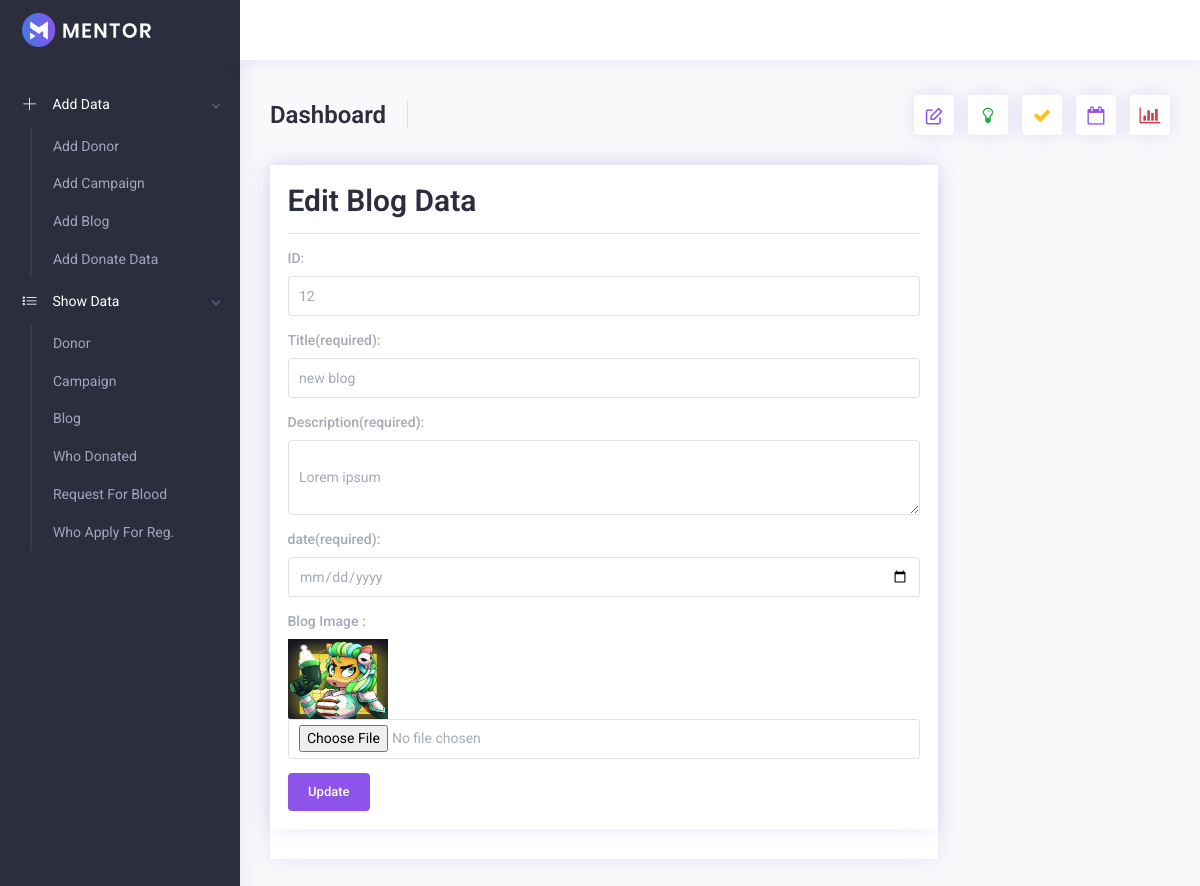
The page /admin/blog/edit.php?id=12 on the database its author committed.
### tables this page shows
CREATE TABLE `blog` (
  `id` int(11) NOT NULL,
  `title` varchar(255) NOT NULL,
  `description` text NOT NULL,
  `date` date NOT NULL,
  `image` varchar(255) NOT NULL
);

### admin/blog/edit.php (the view, shortened to what this page needs)
<?php include('../include/header.php'); ?>
<?php
$id = $_GET['id'];
$con = connect_db();
$sql = "SELECT* FROM blog  where `blog`.`id` = '$id'";
$result = mysqli_query($con, $sql);
$row = mysqli_fetch_assoc($result);
?>
<div class="row">
    <div class="col-sm-9">
        <div class="card card-statistics">
            <div class="card">
                <div class="card-body">
                    <h2>Edit Blog Data</h2>
                    <hr>
                    <form action="update.php" method="POST" enctype="multipart/form-data">
                        <div class="form-group">
                            <label for="name">ID:</label>
                            <input  type="text" class="form-control" name="id" value="<?php echo $row['id'];  ?> ">
                        </div>
                        <div class="form-group">
                            <label for="name">Title(required):</label>
                            <input type="text" class="form-control" name="title" value="<?php echo $row['title'];  ?>">
                        </div>
                        <div class="form-group">
                            <label for="name">Description(required):</label>
                            <textarea required type="text" class="form-control" name="description" placeholder="Campaign Details" rows="3"> <?php echo $row['description'];  ?></textarea>
                        </div>
                        <div class="form-group">
                            <label for="name">date(required):</label>
                            <input required type="date" class="form-control" name="date" <?php echo $row['date'];  ?>">
                        </div>
                        <div class="form-group">
                            <label for="name">Blog Image :</label><br>
                            <img src="<?php echo "../";
                                        echo $row['image'];  ?>" alt="" width="100px" height="80px">
                            <input type="file" class="form-control" name="image">
                        </div>
                        <button type="submit" class="btn btn-primary" name="submit">Update</button>
                    </form>
                </div>
            </div>
 <?php include('../include/footer.php'); ?>

### rows shown on the page
blog: id "12", title "new blog", description "Lorem ipsum", image (picture)
